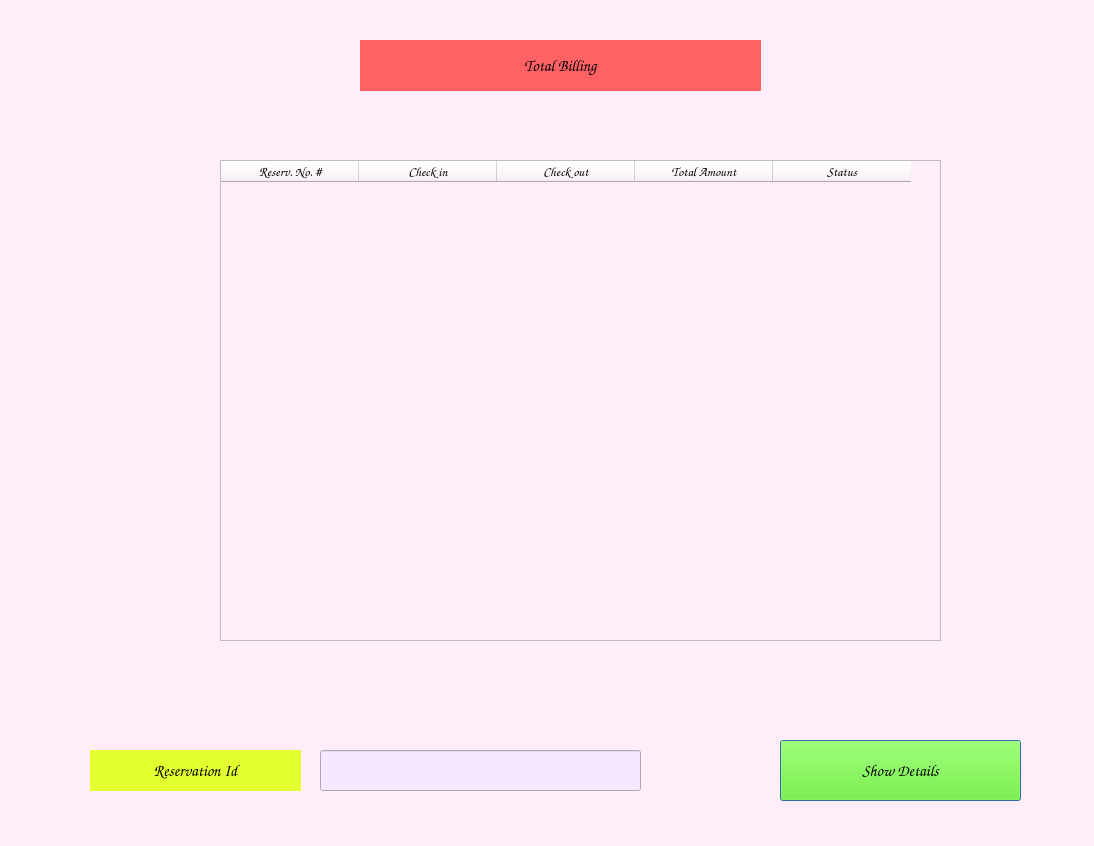
<?xml version="1.0" encoding="UTF-8"?>
<ui version="4.0">
 <class>Total_Billing_window</class>
 <widget class="QDialog" name="Total_Billing_window">
  <property name="enabled">
   <bool>true</bool>
  </property>
  <property name="geometry">
   <rect>
    <x>0</x>
    <y>0</y>
    <width>1094</width>
    <height>846</height>
   </rect>
  </property>
  <property name="cursor">
   <cursorShape>ClosedHandCursor</cursorShape>
  </property>
  <property name="windowTitle">
   <string>bill total</string>
  </property>
  <property name="styleSheet">
   <string notr="true">background-color: rgb(255, 238, 249);</string>
  </property>
  <widget class="QLabel" name="Total_Billing_L">
   <property name="geometry">
    <rect>
     <x>360</x>
     <y>40</y>
     <width>401</width>
     <height>51</height>
    </rect>
   </property>
   <property name="font">
    <font>
     <family>Comic Sans MS</family>
     <pointsize>12</pointsize>
     <weight>75</weight>
     <bold>true</bold>
    </font>
   </property>
   <property name="cursor">
    <cursorShape>ClosedHandCursor</cursorShape>
   </property>
   <property name="styleSheet">
    <string notr="true">background-color: rgb(255, 97, 100);</string>
   </property>
   <property name="text">
    <string>Total Billing</string>
   </property>
   <property name="alignment">
    <set>Qt::AlignCenter</set>
   </property>
   <property name="margin">
    <number>1</number>
   </property>
  </widget>
  <widget class="QTableWidget" name="Total_Billing_TableWidget">
   <property name="geometry">
    <rect>
     <x>220</x>
     <y>160</y>
     <width>721</width>
     <height>481</height>
    </rect>
   </property>
   <property name="cursor" stdset="0">
    <cursorShape>PointingHandCursor</cursorShape>
   </property>
   <attribute name="horizontalHeaderDefaultSectionSize">
    <number>138</number>
   </attribute>
   <column>
    <property name="text">
     <string>Reserv. No. #</string>
    </property>
    <property name="font">
     <font>
      <family>Comic Sans MS</family>
      <pointsize>10</pointsize>
      <weight>75</weight>
      <bold>true</bold>
     </font>
    </property>
    <property name="textAlignment">
     <set>AlignCenter</set>
    </property>
    <property name="background">
     <color>
      <red>120</red>
      <green>105</green>
      <blue>110</blue>
     </color>
    </property>
    <property name="foreground">
     <brush brushstyle="SolidPattern">
      <color alpha="255">
       <red>0</red>
       <green>0</green>
       <blue>0</blue>
      </color>
     </brush>
    </property>
   </column>
   <column>
    <property name="text">
     <string>Check in</string>
    </property>
    <property name="font">
     <font>
      <family>Comic Sans MS</family>
      <pointsize>10</pointsize>
      <weight>75</weight>
      <bold>true</bold>
     </font>
    </property>
    <property name="textAlignment">
     <set>AlignCenter</set>
    </property>
   </column>
   <column>
    <property name="text">
     <string>Check out</string>
    </property>
    <property name="font">
     <font>
      <family>Comic Sans MS</family>
      <pointsize>10</pointsize>
      <weight>75</weight>
      <bold>true</bold>
     </font>
    </property>
    <property name="textAlignment">
     <set>AlignCenter</set>
    </property>
   </column>
   <column>
    <property name="text">
     <string>Total Amount</string>
    </property>
    <property name="font">
     <font>
      <family>Comic Sans MS</family>
      <pointsize>10</pointsize>
      <weight>75</weight>
      <bold>true</bold>
     </font>
    </property>
    <property name="textAlignment">
     <set>AlignCenter</set>
    </property>
   </column>
   <column>
    <property name="text">
     <string>Status</string>
    </property>
    <property name="font">
     <font>
      <family>Comic Sans MS</family>
      <pointsize>10</pointsize>
      <weight>75</weight>
      <bold>true</bold>
     </font>
    </property>
    <property name="textAlignment">
     <set>AlignCenter</set>
    </property>
   </column>
  </widget>
  <widget class="QLineEdit" name="Total_Billing_Enter_Reservation_LE">
   <property name="geometry">
    <rect>
     <x>320</x>
     <y>750</y>
     <width>321</width>
     <height>41</height>
    </rect>
   </property>
   <property name="font">
    <font>
     <family>Comic Sans MS</family>
     <pointsize>12</pointsize>
     <weight>75</weight>
     <bold>true</bold>
    </font>
   </property>
   <property name="cursor">
    <cursorShape>PointingHandCursor</cursorShape>
   </property>
   <property name="styleSheet">
    <string notr="true">background-color: rgb(244, 233, 255);</string>
   </property>
  </widget>
  <widget class="QPushButton" name="Total_Billing_Enter_Reservation_PB">
   <property name="geometry">
    <rect>
     <x>780</x>
     <y>740</y>
     <width>241</width>
     <height>61</height>
    </rect>
   </property>
   <property name="font">
    <font>
     <family>Comic Sans MS</family>
     <pointsize>12</pointsize>
     <weight>75</weight>
     <bold>true</bold>
    </font>
   </property>
   <property name="cursor">
    <cursorShape>PointingHandCursor</cursorShape>
   </property>
   <property name="styleSheet">
    <string notr="true">background-color: rgb(90, 255, 2);</string>
   </property>
   <property name="text">
    <string>Show Details</string>
   </property>
  </widget>
  <widget class="QLabel" name="Total_Billing__Reservation_id_L">
   <property name="geometry">
    <rect>
     <x>90</x>
     <y>750</y>
     <width>211</width>
     <height>41</height>
    </rect>
   </property>
   <property name="font">
    <font>
     <family>Comic Sans MS</family>
     <pointsize>12</pointsize>
     <weight>75</weight>
     <bold>true</bold>
    </font>
   </property>
   <property name="cursor">
    <cursorShape>ClosedHandCursor</cursorShape>
   </property>
   <property name="styleSheet">
    <string notr="true">background-color: rgb(228, 255, 47);</string>
   </property>
   <property name="text">
    <string>Reservation Id</string>
   </property>
   <property name="alignment">
    <set>Qt::AlignCenter</set>
   </property>
   <property name="margin">
    <number>1</number>
   </property>
  </widget>
 </widget>
 <resources/>
 <connections/>
</ui>
